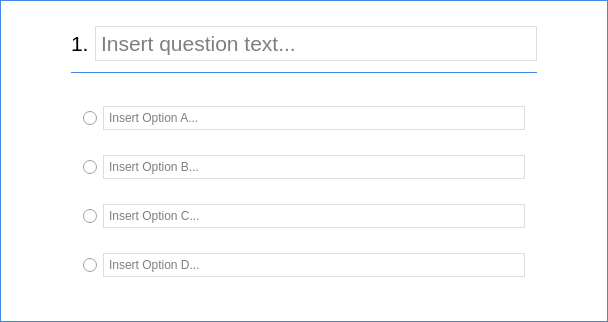
<?xml version="1.0" encoding="UTF-8"?>
<ui version="4.0">
 <class>questiontemp</class>
 <widget class="QWidget" name="questiontemp">
  <property name="geometry">
   <rect>
    <x>0</x>
    <y>0</y>
    <width>608</width>
    <height>322</height>
   </rect>
  </property>
  <property name="sizePolicy">
   <sizepolicy hsizetype="Expanding" vsizetype="Preferred">
    <horstretch>0</horstretch>
    <verstretch>0</verstretch>
   </sizepolicy>
  </property>
  <property name="minimumSize">
   <size>
    <width>600</width>
    <height>300</height>
   </size>
  </property>
  <property name="windowTitle">
   <string>Form</string>
  </property>
  <property name="styleSheet">
   <string notr="true">#questiontemp {
background: #fff;
border: 1px solid #4589e8;
}

QLineEdit {
border: 1px solid #ddd;
padding: 3px;
}

</string>
  </property>
  <layout class="QGridLayout" name="gridLayout">
   <item row="3" column="0">
    <spacer name="horizontalSpacer">
     <property name="orientation">
      <enum>Qt::Horizontal</enum>
     </property>
     <property name="sizeType">
      <enum>QSizePolicy::Maximum</enum>
     </property>
     <property name="sizeHint" stdset="0">
      <size>
       <width>60</width>
       <height>20</height>
      </size>
     </property>
    </spacer>
   </item>
   <item row="3" column="3">
    <spacer name="horizontalSpacer_2">
     <property name="orientation">
      <enum>Qt::Horizontal</enum>
     </property>
     <property name="sizeType">
      <enum>QSizePolicy::Maximum</enum>
     </property>
     <property name="sizeHint" stdset="0">
      <size>
       <width>60</width>
       <height>20</height>
      </size>
     </property>
    </spacer>
   </item>
   <item row="0" column="2">
    <spacer name="verticalSpacer">
     <property name="orientation">
      <enum>Qt::Vertical</enum>
     </property>
     <property name="sizeHint" stdset="0">
      <size>
       <width>20</width>
       <height>15</height>
      </size>
     </property>
    </spacer>
   </item>
   <item row="3" column="1" colspan="2">
    <widget class="QGroupBox" name="groupBox">
     <property name="sizePolicy">
      <sizepolicy hsizetype="Expanding" vsizetype="Expanding">
       <horstretch>0</horstretch>
       <verstretch>3</verstretch>
      </sizepolicy>
     </property>
     <property name="minimumSize">
      <size>
       <width>0</width>
       <height>87</height>
      </size>
     </property>
     <property name="styleSheet">
      <string notr="true">#groupBox {
border-top: 1px solid #4589e8;
}</string>
     </property>
     <property name="title">
      <string/>
     </property>
     <property name="flat">
      <bool>true</bool>
     </property>
     <property name="checkable">
      <bool>false</bool>
     </property>
     <layout class="QGridLayout" name="gridLayout_2">
      <item row="3" column="0">
       <widget class="QRadioButton" name="d">
        <property name="sizePolicy">
         <sizepolicy hsizetype="Minimum" vsizetype="Preferred">
          <horstretch>0</horstretch>
          <verstretch>2</verstretch>
         </sizepolicy>
        </property>
        <property name="font">
         <font>
          <family>Segoe UI</family>
          <pointsize>12</pointsize>
         </font>
        </property>
        <property name="text">
         <string/>
        </property>
       </widget>
      </item>
      <item row="2" column="0">
       <widget class="QRadioButton" name="c">
        <property name="sizePolicy">
         <sizepolicy hsizetype="Minimum" vsizetype="Preferred">
          <horstretch>0</horstretch>
          <verstretch>2</verstretch>
         </sizepolicy>
        </property>
        <property name="font">
         <font>
          <family>Segoe UI</family>
          <pointsize>12</pointsize>
         </font>
        </property>
        <property name="text">
         <string/>
        </property>
       </widget>
      </item>
      <item row="1" column="0">
       <widget class="QRadioButton" name="b">
        <property name="sizePolicy">
         <sizepolicy hsizetype="Minimum" vsizetype="Preferred">
          <horstretch>5</horstretch>
          <verstretch>2</verstretch>
         </sizepolicy>
        </property>
        <property name="font">
         <font>
          <family>Segoe UI</family>
          <pointsize>12</pointsize>
         </font>
        </property>
        <property name="text">
         <string/>
        </property>
       </widget>
      </item>
      <item row="0" column="0">
       <widget class="QRadioButton" name="a">
        <property name="sizePolicy">
         <sizepolicy hsizetype="Maximum" vsizetype="Preferred">
          <horstretch>2</horstretch>
          <verstretch>2</verstretch>
         </sizepolicy>
        </property>
        <property name="font">
         <font>
          <family>Segoe UI</family>
          <pointsize>12</pointsize>
         </font>
        </property>
        <property name="text">
         <string/>
        </property>
       </widget>
      </item>
      <item row="0" column="1">
       <widget class="QLineEdit" name="atext">
        <property name="placeholderText">
         <string>Insert Option A...</string>
        </property>
       </widget>
      </item>
      <item row="1" column="1">
       <widget class="QLineEdit" name="btext">
        <property name="placeholderText">
         <string>Insert Option B...</string>
        </property>
       </widget>
      </item>
      <item row="2" column="1">
       <widget class="QLineEdit" name="ctext">
        <property name="placeholderText">
         <string>Insert Option C...</string>
        </property>
       </widget>
      </item>
      <item row="3" column="1">
       <widget class="QLineEdit" name="dtext">
        <property name="text">
         <string/>
        </property>
        <property name="placeholderText">
         <string>Insert Option D...</string>
        </property>
       </widget>
      </item>
     </layout>
    </widget>
   </item>
   <item row="1" column="1">
    <widget class="QLabel" name="label">
     <property name="font">
      <font>
       <family>Segoe UI</family>
       <pointsize>16</pointsize>
      </font>
     </property>
     <property name="text">
      <string>1.</string>
     </property>
    </widget>
   </item>
   <item row="1" column="2">
    <widget class="QLineEdit" name="questiontext">
     <property name="font">
      <font>
       <family>Segoe UI</family>
       <pointsize>16</pointsize>
      </font>
     </property>
     <property name="styleSheet">
      <string notr="true"/>
     </property>
     <property name="placeholderText">
      <string>Insert question text...</string>
     </property>
    </widget>
   </item>
   <item row="2" column="2">
    <spacer name="verticalSpacer_2">
     <property name="orientation">
      <enum>Qt::Vertical</enum>
     </property>
     <property name="sizeHint" stdset="0">
      <size>
       <width>20</width>
       <height>5</height>
      </size>
     </property>
    </spacer>
   </item>
  </layout>
 </widget>
 <resources/>
 <connections/>
</ui>
